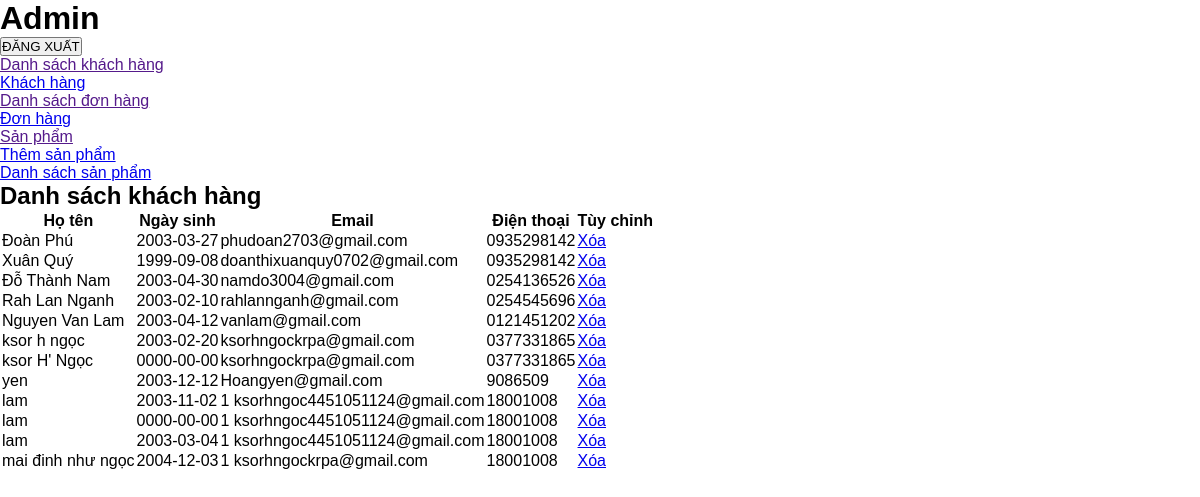
Page /hienthikh.php on the committed database.
### tables this page shows
CREATE TABLE `dangky` (
  `id` int(11) NOT NULL,
  `hoten` varchar(255) NOT NULL,
  `ngaysinh` date NOT NULL,
  `email` varchar(255) NOT NULL,
  `sodt` varchar(12) NOT NULL,
  `tk` varchar(255) NOT NULL,
  `mk` varchar(255) NOT NULL,
  `diachi` varchar(255) NOT NULL,
  `LoaiTK` int(5) NOT NULL
);

### hienthikh.php (the view)
<?php
include "headera.php";
include "slider.php";
require "connect.php";
?>
<?php
$query = "SELECT hoten, ngaysinh, email, sodt FROM dangky WHERE hoten !='admin' ";
$ketnoi = mysqli_query($conn, $query);
?>
<div class="admin-content-right">
    <div class="admin-content-right-cartegory_list">
        <h1>Danh sách khách hàng</h1>
            <table>
                <tr>
                    <th>Họ tên</th>
                    <th>Ngày sinh</th>
                    <th>Email</th>
                    <th>Điện thoại</th>
                    <th>Tùy chỉnh</th>
                </tr>
                <?php
                      while( $result = mysqli_fetch_assoc($ketnoi)) {
                ?>
                <tr>
                    <td><?php echo $result['hoten'] ?></td>
                    <td><?php echo $result['ngaysinh'] ?></td>
                    <td><?php echo $result['email'] ?></td>
                    <td><?php echo $result['sodt'] ?></td>
                    <td><a href="xoakh.php?ht=<?php echo $result ['hoten']?>">Xóa</a></td>
                </tr>
                <?php
                }
                ?>
            </table>
        </div>
    </div>
</section>
</body>
</html>

### headera.php (shortened to what this page needs)
<!DOCTYPE html>
<html lang="en">
<head>
    <link rel="stylesheet" href="STYLE.css">
</head>
<body>
    <header>
        <h1>Admin</h1>
        <a href="index.php"><button>ĐĂNG XUẤT</button></a>
    </header>

### slider.php
<section class="admin-content">
        <div class="admin-content-left">
            <ul>
                <li><a href="">Danh sách khách hàng</a></li>
                    <ul> <a href="hienthikh.php">Khách hàng</a></ul>
                <li><a href="">Danh sách đơn hàng</a>
                    <ul><a href="hienthidh.php">Đơn hàng</a></ul>
                </li>
                <li><a href="">Sản phẩm</a>
                    <ul>
                        <li><a href="themsanpham.php">Thêm sản phẩm</a></li>
                        <li><a href="hienthisp.php">Danh sách sản phẩm </a></li>
                    </ul>
                </li>
            </ul>
        </div>

### style.css (style rules this page uses)
* { padding:0; margin:0; box-sizing: border-box; font-family:'Poppins', sans-serif; cursor: pointer; }
li { list-style-type: none }

### rows in the picture
dangky: hoten "Đoàn Phú", ngaysinh "2003-03-27", email "phudoan2703@gmail.com", sodt "0935298142"
dangky: hoten "Xuân Quý", ngaysinh "1999-09-08", email "doanthixuanquy0702@gmail.com", sodt "0935298142"
dangky: hoten "Đỗ Thành Nam", ngaysinh "2003-04-30", email "namdo3004@gmail.com", sodt "0254136526"
dangky: hoten "Rah Lan Nganh", ngaysinh "2003-02-10", email "rahlannganh@gmail.com", sodt "0254545696"
dangky: hoten "Nguyen Van Lam", ngaysinh "2003-04-12", email "vanlam@gmail.com", sodt "0121451202"
dangky: hoten "ksor h ngọc", ngaysinh "2003-02-20", email "ksorhngockrpa@gmail.com", sodt "0377331865"
dangky: hoten "ksor H' Ngọc", ngaysinh "0000-00-00", email "ksorhngockrpa@gmail.com", sodt "0377331865"
dangky: hoten "yen", ngaysinh "2003-12-12", email "Hoangyen@gmail.com", sodt "9086509"
dangky: hoten "lam", ngaysinh "2003-11-02", email "1 ksorhngoc4451051124@gmail.com", sodt "18001008"
dangky: hoten "lam", ngaysinh "0000-00-00", email "1 ksorhngoc4451051124@gmail.com", sodt "18001008"
dangky: hoten "lam", ngaysinh "2003-03-04", email "1 ksorhngoc4451051124@gmail.com", sodt "18001008"
dangky: hoten "mai đinh như ngọc", ngaysinh "2004-12-03", email "1 ksorhngockrpa@gmail.com", sodt "18001008"
